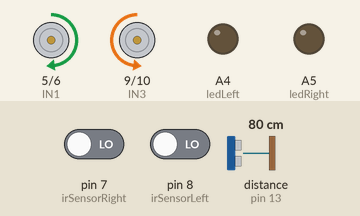
The sketch below on a simulated Arduino Uno, built with avr-gcc and run on an emulated ATmega328P. On the bench: motor-driver pin pairs drawn as motors (green arrow = first pin HIGH = forward, orange = second pin HIGH = backward, longer = more drive, scaled by the enable pin), output pins drawn as LEDs (lit = HIGH). Wiring (inferred from the names in the program): ultrasonic range finder: trigger pin 12; echo pin 13. The test bench sets the inputs (shaded band); at power-on: distance to the obstacle (sensor on pin 13) 80 cm, pin 7 (irSensorRight) LOW, pin 8 (irSensorLeft) LOW. The echo pulse lasts 58.3 µs per cm; pins used as bus, display or sensor lines are not drawn.

Above: at 1.2 s.
1.3 s: distance to the obstacle (sensor on pin 13) set to 17 cm
2.8 s: distance to the obstacle (sensor on pin 13) set to 13 cm
At 3.2 s:
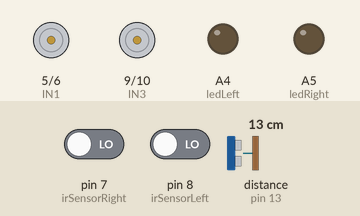
5.8 s: pin 7 (irSensorRight) driven HIGH
At 6.8 s:
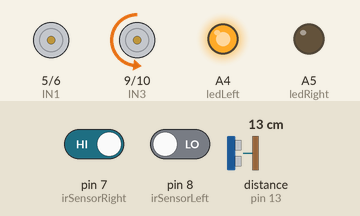
7.9 s: pin 7 (irSensorRight) driven LOW
At 8.76 s:
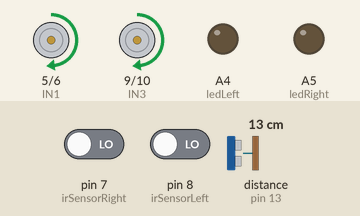
10.9 s: pin 8 (irSensorLeft) driven HIGH
At 12.7 s:
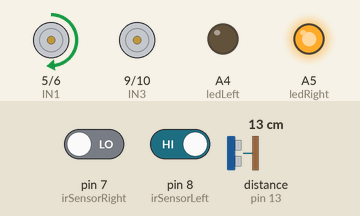
13.0 s: pin 8 (irSensorLeft) driven LOW
At 13.61 s:
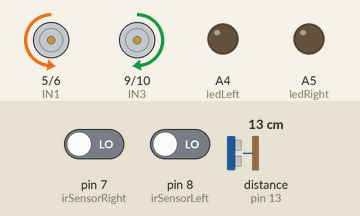
Timing chart, 0 to 17.0 s (numbered marks = the images above; inputs shaded):
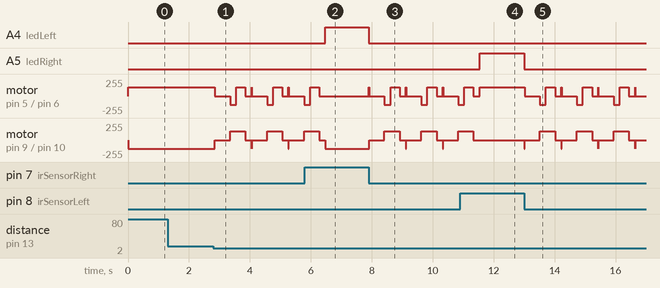

Measured:
- the behaviour switches between 16 and 15 cm on distance to the obstacle (sensor on pin 13) (found by bisection; images 0 and 1)
- after the input at 1.3 s, every drawn part: stays the same
- after the input at 5.8 s, A4 (ledLeft): LOW → HIGH after 0.68 s; motor on pin 5 (IN1) / pin 6 (IN2): goes on until 6.3 s, then stays stopped; motor on pin 9 (IN3) / pin 10 (IN4): goes on until 6.5 s, then stays backward 130/255
- after the input at 7.9 s, A4 (ledLeft): HIGH → LOW at once; motor on pin 5 (IN1) / pin 6 (IN2): stopped → forward 130/255 at once, then repeats every 1.2 s: stopped 0.50 s, backward 130/255 0.20 s, forward 130/255 0.30 s, stopped 0.20 s, forward 130/255 0.01 s
- after the input at 10.9 s, A5 (ledRight): LOW → HIGH after 0.64 s; motor on pin 5 (IN1) / pin 6 (IN2): goes on until 11.5 s, then stays forward 130/255; motor on pin 9 (IN3) / pin 10 (IN4): goes on until 11.3 s, then stays stopped
- after the input at 13.0 s, A5 (ledRight): HIGH → LOW at once; motor on pin 5 (IN1) / pin 6 (IN2): forward 130/255 → stopped at once, then repeats every 1.2 s: backward 130/255 0.20 s, forward 130/255 0.30 s, stopped 0.20 s, forward 130/255 0.01 s, stopped 0.50 s

The sketch:

retest.ino
```cpp
// car.ino
// 馬達控制腳位設定
#include <Arduino.h>
const int ENA = 3;   // PWM
const int IN1 = 5;   // PWM
const int IN2 = 6;   // PWM
const int IN3 = 9;   // PWM
const int IN4 = 10;  // PWM
const int ENB = 11;  // PWM

const int motorspeed = 130; // 可自行調整速度

// 紅外線循跡感測器腳位設定
const int irSensorLeft = 8;
const int irSensorRight = 7;
const int trigPin = 12;    // 超音波Trig
const int echoPin = 13;   // 超音波Echo

const int ledLeft = A4;
const int ledRight = A5;

void forward() {
  analogWrite(ENA, motorspeed);
  digitalWrite(IN1, HIGH);
  digitalWrite(IN2, LOW);
  digitalWrite(IN3, LOW);
  digitalWrite(IN4, HIGH);
  analogWrite(ENB, motorspeed);
  digitalWrite(ledLeft, LOW);
  digitalWrite(ledRight, LOW);
}

void backward() {
  analogWrite(ENA, motorspeed);
  digitalWrite(IN1, LOW);
  digitalWrite(IN2, HIGH);
  digitalWrite(IN3, HIGH);
  digitalWrite(IN4, LOW);
  analogWrite(ENB, motorspeed);
}

void turnLeft() {
  analogWrite(ENA, 0);
  digitalWrite(IN3, LOW);
  digitalWrite(IN4, HIGH);
  analogWrite(ENB, motorspeed);
  digitalWrite(ledLeft, HIGH);   // 左轉亮左燈
  digitalWrite(ledRight, LOW);
}

void turnRight() {
  analogWrite(ENA, motorspeed);
  digitalWrite(IN1, HIGH);
  digitalWrite(IN2, LOW);
  analogWrite(ENB, 0);
  digitalWrite(ledLeft, LOW);
  digitalWrite(ledRight, HIGH);  // 右轉亮右燈
}

void spinLeft() {
  analogWrite(ENA, motorspeed);
  digitalWrite(IN1, LOW);
  digitalWrite(IN2, HIGH);
  digitalWrite(IN3, LOW);
  digitalWrite(IN4, HIGH);
  analogWrite(ENB, motorspeed);
}

void spinRight() {
  analogWrite(ENA, motorspeed);
  digitalWrite(IN1, HIGH);
  digitalWrite(IN2, LOW);
  digitalWrite(IN3, HIGH);
  digitalWrite(IN4, LOW);
  analogWrite(ENB, motorspeed);
}

void stopMotor() {
  analogWrite(ENA, 0);
  analogWrite(ENB, 0);
  digitalWrite(ledLeft, LOW);
  digitalWrite(ledRight, LOW);
}

void setup() {
  pinMode(ENA, OUTPUT);
  pinMode(IN1, OUTPUT);
  pinMode(IN2, OUTPUT);
  pinMode(IN3, OUTPUT);
  pinMode(IN4, OUTPUT);
  pinMode(ENB, OUTPUT);
  pinMode(irSensorLeft, INPUT);
  pinMode(irSensorRight, INPUT);
  pinMode(trigPin, OUTPUT);
  pinMode(echoPin, INPUT);
  pinMode(ledLeft, OUTPUT);
  pinMode(ledRight, OUTPUT);
}

void loop() {
  bool LS = digitalRead(irSensorLeft);
  bool RS = digitalRead(irSensorRight);

  // 1. 先做循跡判斷（修正：偵測到黑線為 HIGH，白色為 LOW）
  if (LS == HIGH && RS == HIGH) {
    stopMotor(); // 十字或交叉情況，先停下來
    delay(50);
    return;
  }
  else if (LS == LOW && RS == LOW) {
    forward();   // 中間在線上，正常前進
    delay(10);
    // 不 return，繼續檢查避障
  }
  else if (LS == HIGH && RS == LOW) {
    turnRight(); // 左偏出線，往右修正
    delay(10);
    return;
  }
  else if (LS == LOW && RS == HIGH) {
    turnLeft();  // 右偏出線，往左修正
    delay(10);
    return;
  }

  // 2. 再做超音波避障
  long duration, distance;
  digitalWrite(trigPin, LOW);
  delayMicroseconds(2);
  digitalWrite(trigPin, HIGH);
  delayMicroseconds(10);
  digitalWrite(trigPin, LOW);
  duration = pulseIn(echoPin, HIGH, 20000); // 最多等20ms
  distance = duration * 0.034 / 2; // 計算距離（公分）

  if (distance > 0 && distance < 15) { // 前方小於15cm有障礙物
    stopMotor();
    delay(500);
    backward();
    delay(200);
    spinRight();
    delay(300);
    stopMotor();
    delay(200);
    return;
  }
  delay(50); // 短暫延遲穩定偵測
}
```
